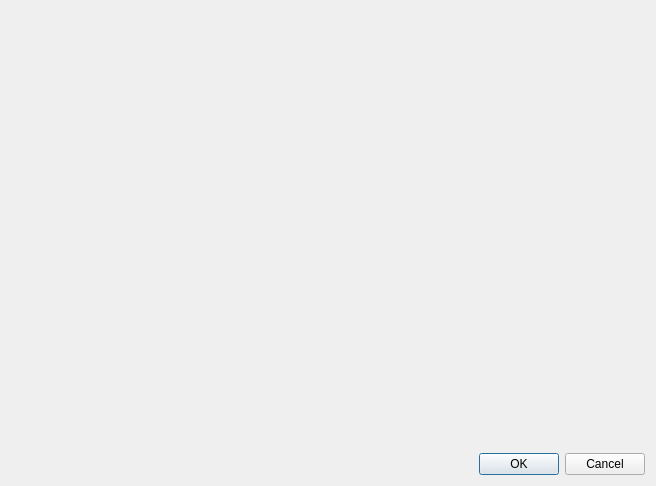
<ui version="4.0" >
 <class>VariableSelector</class>
 <widget class="QDialog" name="VariableSelector" >
  <property name="geometry" >
   <rect>
    <x>0</x>
    <y>0</y>
    <width>656</width>
    <height>486</height>
   </rect>
  </property>
  <property name="windowTitle" >
   <string>Model variable selection</string>
  </property>
  <layout class="QVBoxLayout" name="verticalLayout" >
   <item>
    <widget class="QWidget" native="1" name="table_container" >
     <layout class="QGridLayout" name="gridLayout" />
    </widget>
   </item>
   <item>
    <widget class="QDialogButtonBox" name="buttonBox" >
     <property name="standardButtons" >
      <set>QDialogButtonBox::Cancel|QDialogButtonBox::Ok</set>
     </property>
    </widget>
   </item>
  </layout>
 </widget>
 <resources/>
 <connections/>
</ui>
